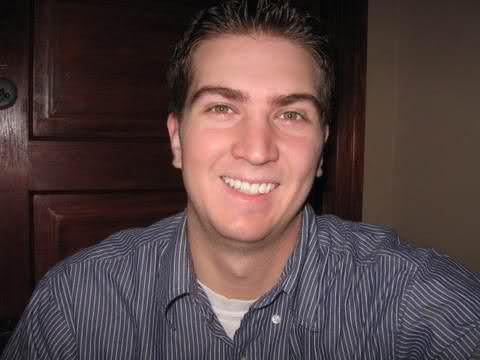
%> input picture training_img1.jpg, 480 x 360 px
$ octave StartProgram.m   (GNU Octave 9; MATLAB toolbox functions it lacks are replaced by stand-ins)
%> lines starting %> are read from the running program, lines starting %| are printed output that depends on the picture
### Sigmite.m
function [ b] = Sigmite( a )
disp('a');
disp(a);
b= 1/(1+exp(-a));
disp('sigmite');
disp(b);
end


### Threshold.m
function [thres]= Threshold(sig)
if(sig<0.5)
    thres=0;
else
    thres=1;
end
end

### StartProgram.m
clear all

FDetect = vision.CascadeObjectDetector;
disp('Gender Indentification');
filename= imgetfile();
%> the answer given: training_img1.jpg
im2= imread(filename);
%> im2 is the input picture: size 360x480x3 uint8; mean R, G, B 84.9, 66, 65.6
BB = step(FDetect,im2);
%> BB = [165 40 183 183]
if(isempty(BB))
    disp('Image does not contain a face');
else
   im3=imcrop(im2,BB);
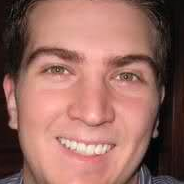
%> im3: size 184x184x3 uint8; mean R, G, B 151.2, 105.5, 96.5
   im4=imresize(rgb2gray(im3),[120 120]);
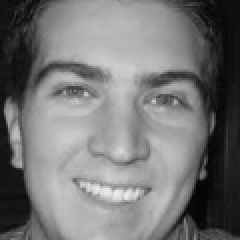
%> im4: size 120x120 uint8 (shown 2 times larger); min 2, max 239, mean 118.2
   mul= double(im4);

   weights= dlmread('Weights.txt');
   tmp= mul.*weights;
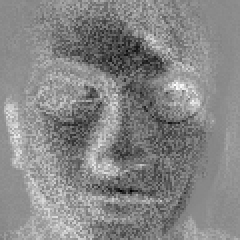
%> tmp: size 120x120 double (shown 2 times larger); min -334.7, max 289.4, mean -5.7; drawn with min black and max white
   s=sum(sum(tmp));
%> s = -82707.9
   y=Sigmite(s);
%| -8.2708e+04
%> in Sigmite, `b= 1/(1+exp(-a));`: b = 0
%| 0
%> y = 0
   check = Threshold(y);
%> check = 0
   if(check==0)
       disp('Female');
   else
       disp('Male');
   end
end
